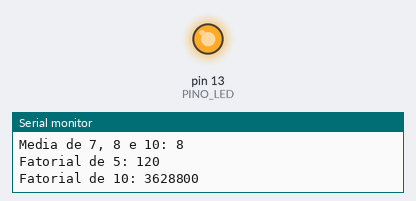
The sketch below on a simulated Arduino Uno, built with avr-gcc and run on an emulated ATmega328P. On the bench: output pins drawn as LEDs (lit = HIGH), the last lines printed to the serial monitor.

Above: at 0.1 s.
At 1.0 s:
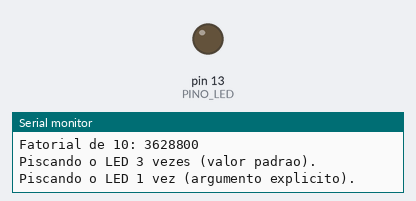
Timing chart, 0 to 2.5 s (numbered marks = the images above):
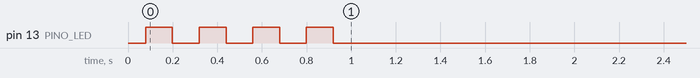

The sketch:

exemplo_5.ino
```cpp
/*
  exemplo_5.ino - Funções: parâmetros, retorno, valor padrão e recursão

  O sketch define quatro funções com assinaturas diferentes:
    float celsiusParaFahrenheit(float c)   -> parâmetro e retorno float
    int media(int a, int b, int c)         -> três parâmetros int
    void piscar(int pino, int vezes = 3)   -> valor padrão no parâmetro
    long fatorial(int n)                   -> recursão

  Não é preciso hardware: a saída é serial. O LED da placa (pino 13)
  é usado apenas em piscar(), como demonstração de efeito colateral.
*/

const int PINO_LED = 13;  // LED já ligado à placa no pino 13 do UNO

float celsiusParaFahrenheit(float c) {
  return c * 9.0 / 5.0 + 32.0;
}

int media(int a, int b, int c) {
  return (a + b + c) / 3;  // divisão inteira: trunca a parte fracionária
}

void piscar(int pino, int vezes = 3) {
  for (int i = 0; i < vezes; i++) {
    digitalWrite(pino, HIGH);
    delay(120);
    digitalWrite(pino, LOW);
    delay(120);
  }
}

long fatorial(int n) {
  if (n <= 1) {
    return 1;  // caso base: interrompe a recursão
  }
  return n * fatorial(n - 1);
}

void setup() {
  Serial.begin(9600);
  pinMode(PINO_LED, OUTPUT);

  Serial.println("== Funcoes ==");

  Serial.print("25 C em F: ");
  Serial.println(celsiusParaFahrenheit(25.0), 2);

  Serial.print("Media de 7, 8 e 10: ");
  Serial.println(media(7, 8, 10));

  Serial.print("Fatorial de 5: ");
  Serial.println(fatorial(5));

  Serial.print("Fatorial de 10: ");
  Serial.println(fatorial(10));

  // Chamada sem o segundo argumento usa o valor padrão (3).
  Serial.println("Piscando o LED 3 vezes (valor padrao).");
  piscar(PINO_LED);
  Serial.println("Piscando o LED 1 vez (argumento explicito).");
  piscar(PINO_LED, 1);
}

void loop() {
  // As funções já foram demonstradas em setup(); no loop apenas
  // repetimos a conversão com um valor que muda a cada 5 segundos.
  static int passo = 0;
  float celsius = 15.0 + passo * 5.0;

  Serial.print(celsius, 1);
  Serial.print(" C = ");
  Serial.print(celsiusParaFahrenheit(celsius), 1);
  Serial.println(" F");

  passo = (passo + 1) % 6;  // percorre 15, 20, 25, 30, 35, 40
  delay(5000);
}
```
